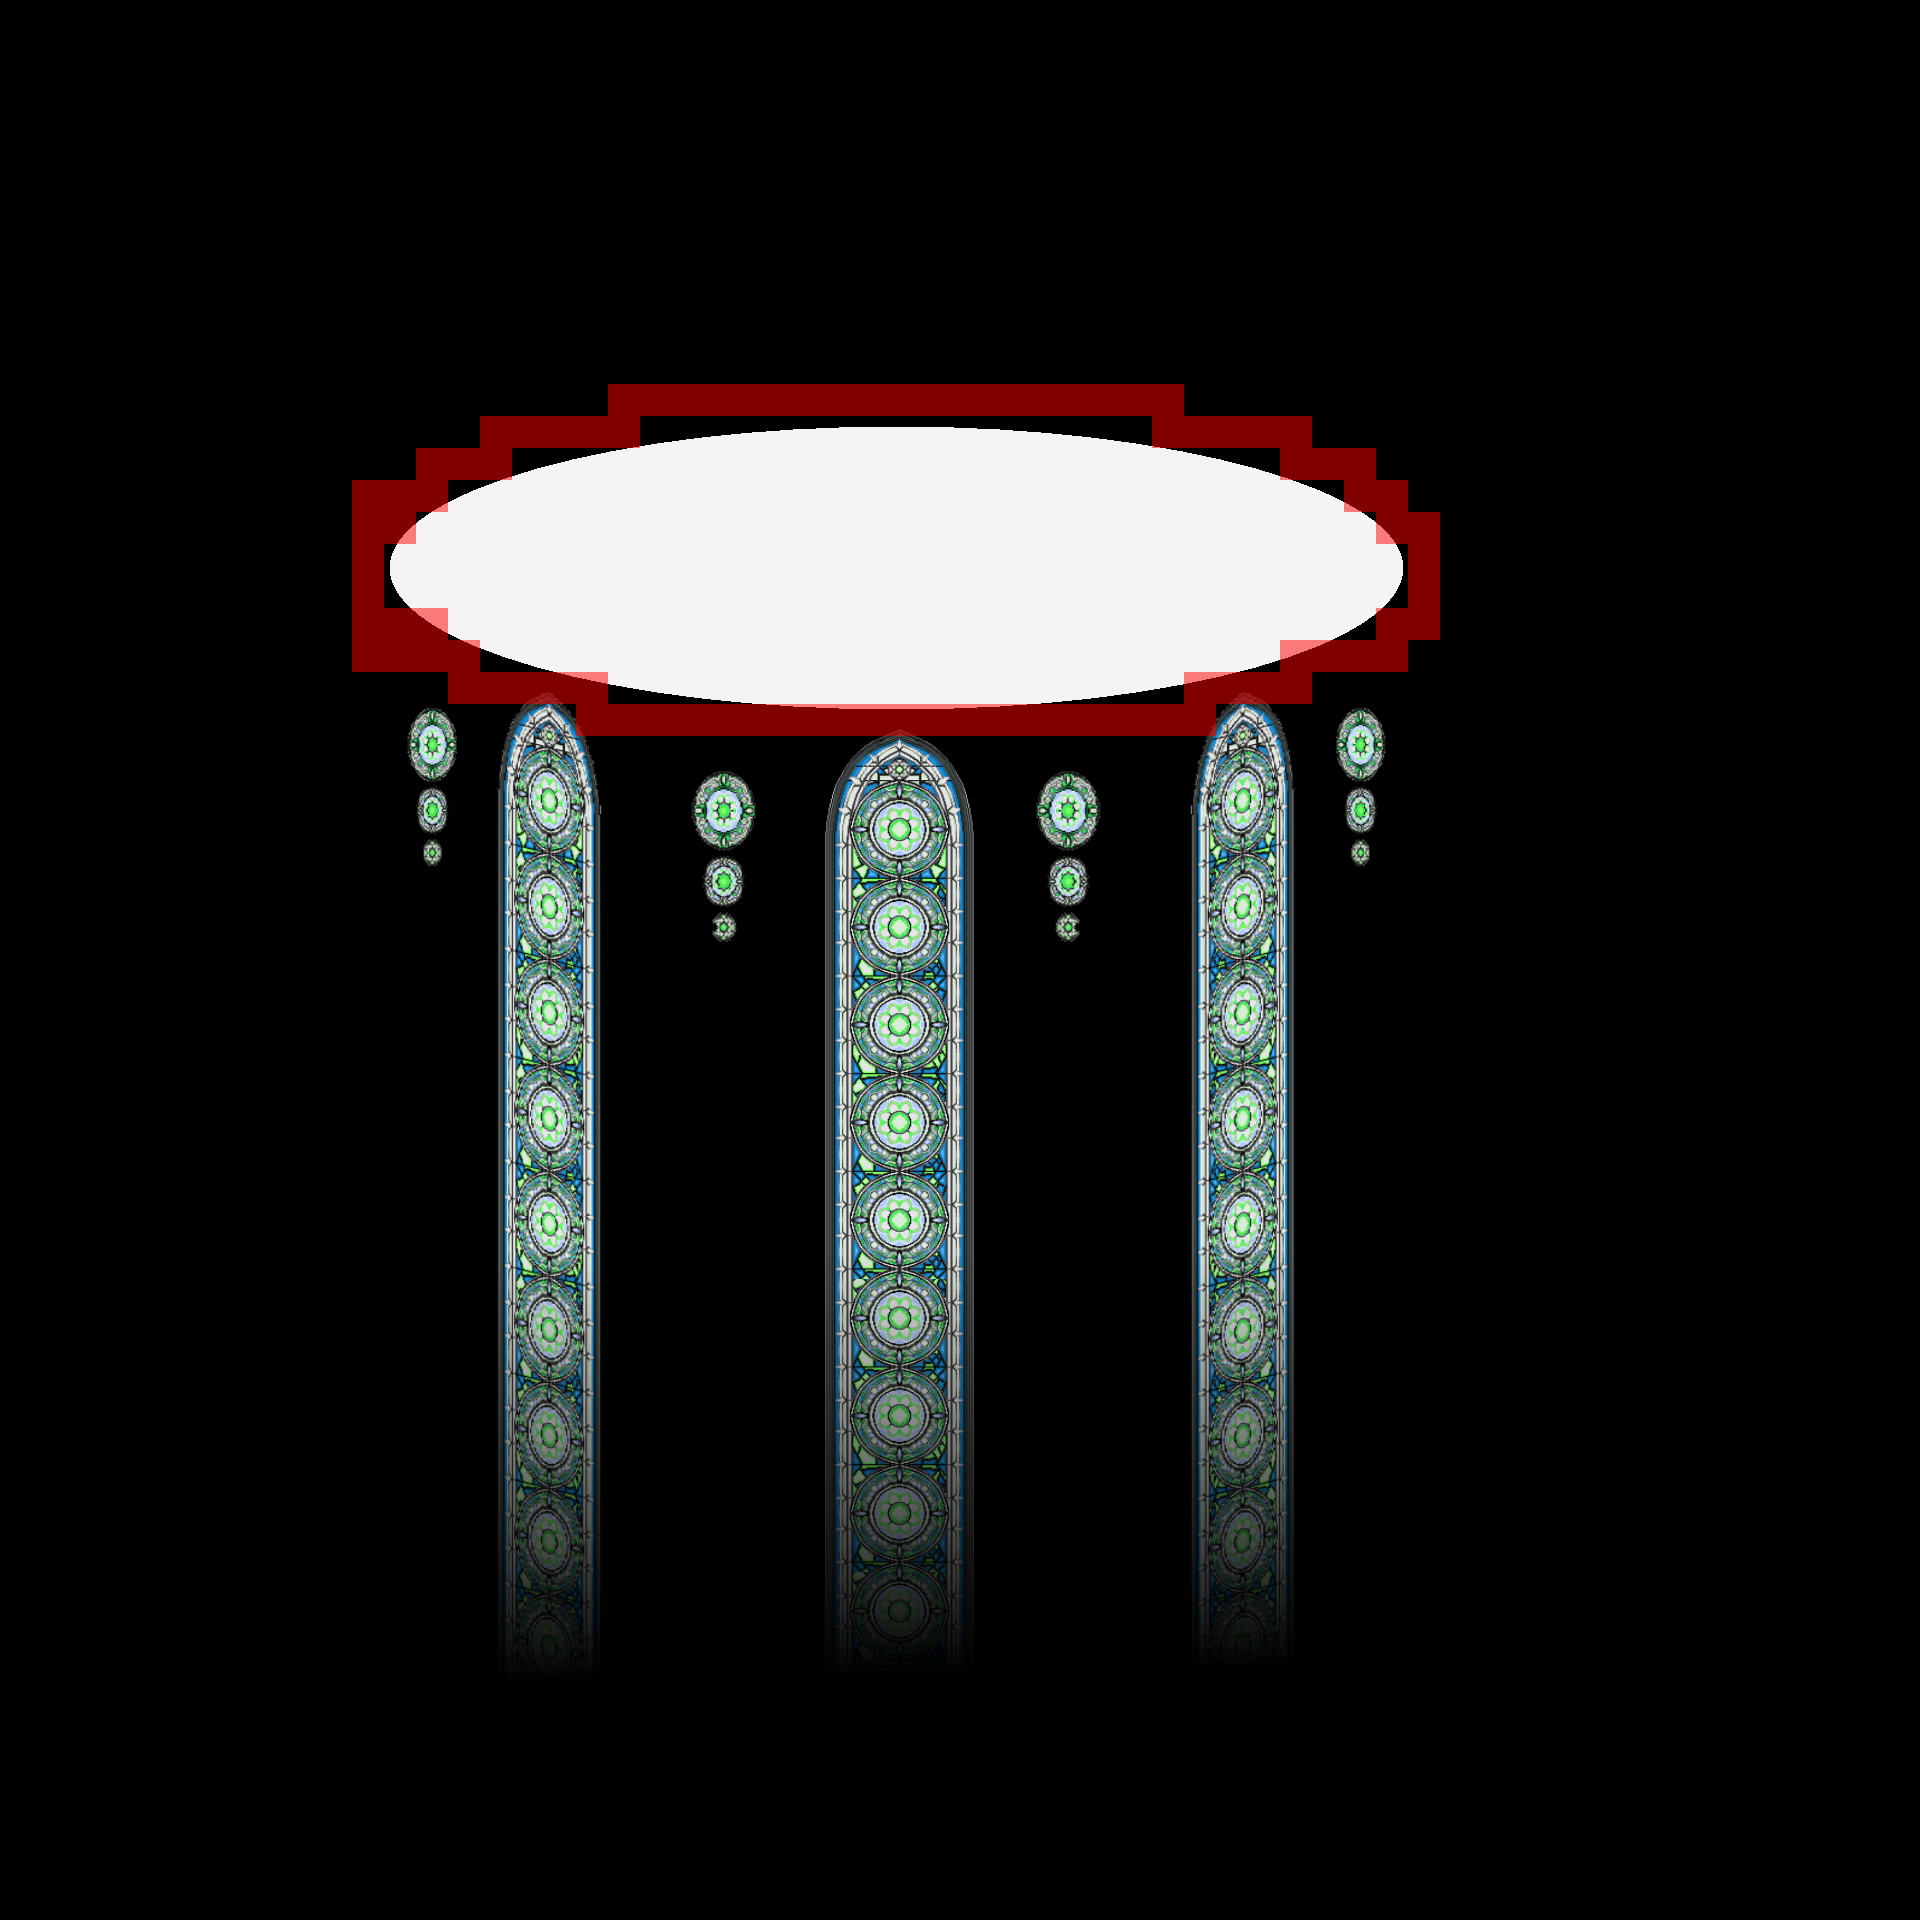

The image is a tile-based game level rendered from a .tmx file. Its description and source (layers, tilesets, objects; grid data summarised) follow:
An orthogonal 60x60 tile map with 32x32 px tiles, 4 tile layers (Station Base, Station Ext, Atlantis Top, Collission Layer), 3 tilesets.

<map version="1.0" orientation="orthogonal" width="60" height="60" tilewidth="32" tileheight="32">
 <tileset firstgid="1" name="Station" tilewidth="32" tileheight="32">
  <image source="../Graphics/TileSets/Station.png" width="1024" height="800" />
 </tileset>
 <tileset firstgid="801" name="StationExtender" tilewidth="32" tileheight="32">
  <image source="../Graphics/TileSets/StationExtender.png" width="1024" height="480" />
 </tileset>
 <tileset firstgid="1281" name="Collisions" tilewidth="32" tileheight="32">
  <image source="../Graphics/TileSets/Collisions.png" width="64" height="32" />
 </tileset>
 <layer name="Station Base" width="60" height="60">
  <data>[3600 cells, 1504 non-empty, 800 distinct tile ids]</data>
 </layer>
 <layer name="Station Ext" width="60" height="60">
  <data>[3600 cells, 210 non-empty, 210 distinct tile ids]</data>
 </layer>
 <layer name="Atlantis Top" width="60" height="60">
  <data>[3600 cells, 0 non-empty, 0 distinct tile ids]</data>
 </layer>
 <layer name="Collission Layer" width="60" height="60">
  <data>[3600 cells, 89 non-empty, 1 distinct tile ids]</data>
 </layer>
</map>
